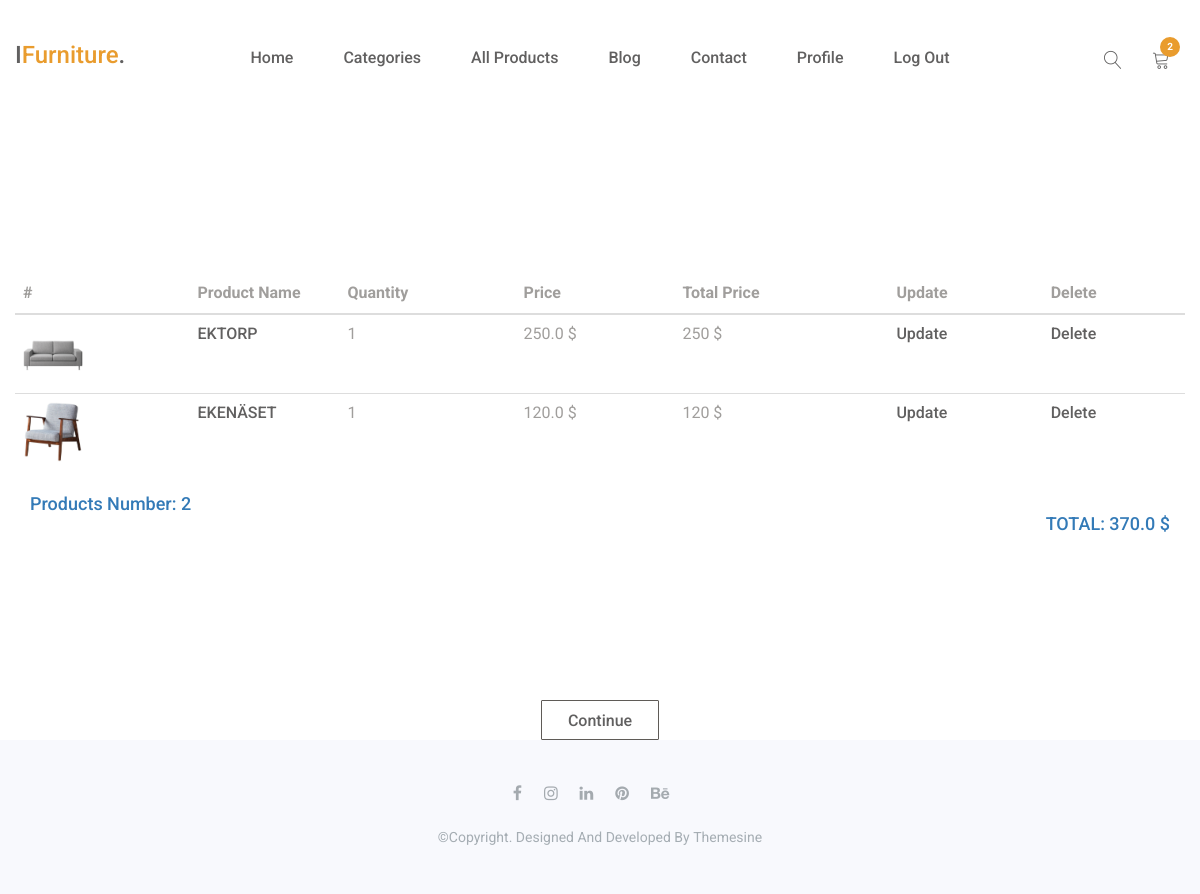
Before: /cart/ (signed in) with the older database file.
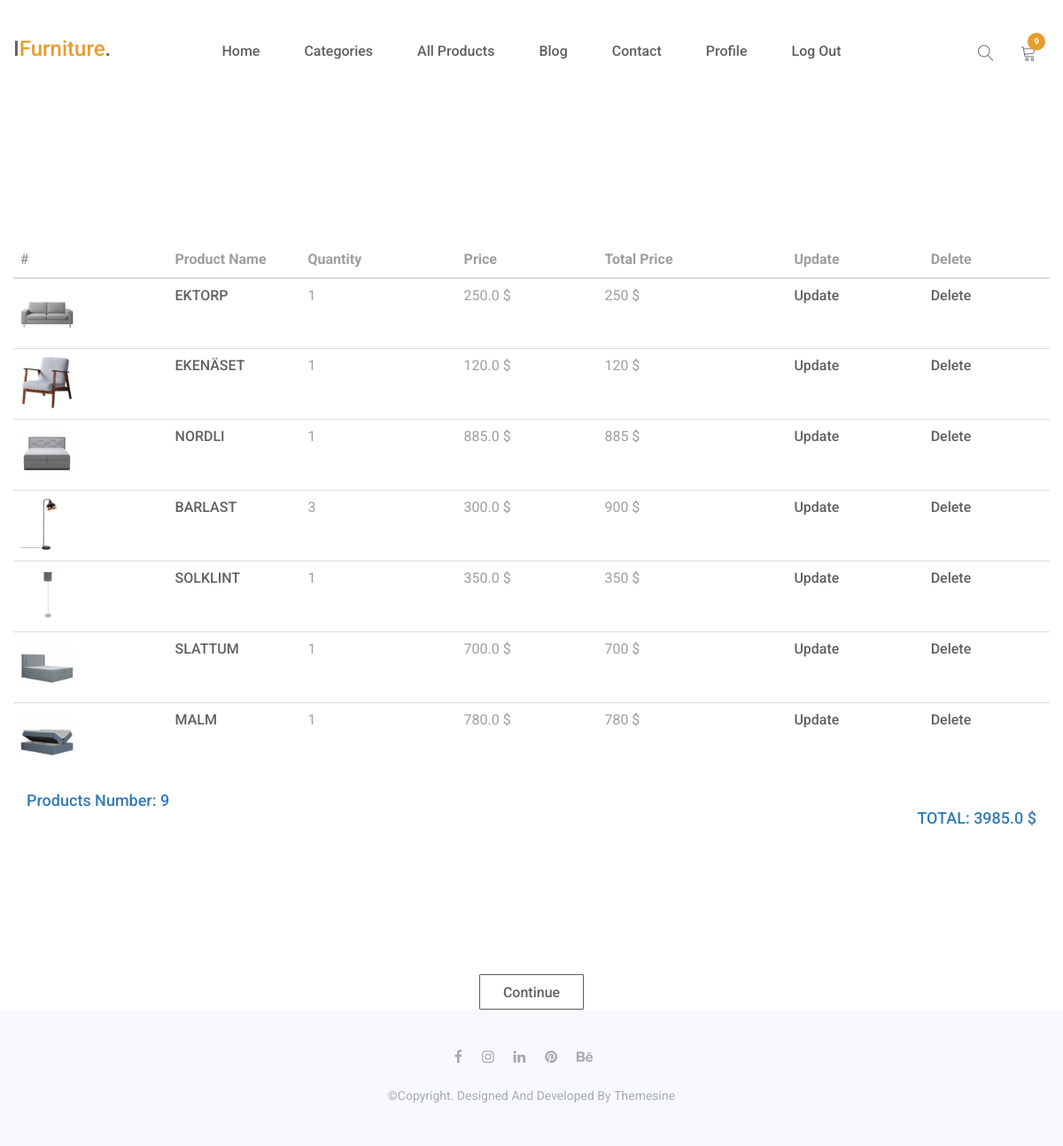
After: the same page with the newer database file.
### shoppingcart/models.py (models this page shows, shortened)
class Order(models.Model):
    user=models.ForeignKey(settings.AUTH_USER_MODEL,on_delete=models.SET_NULL,blank=True,null=True)
    date_ordered=models.DateTimeField(auto_now_add=True)
    complete=models.BooleanField(default=False)
    def get_total(self):
        products=self.orderitem_set.all()
        total_amount=sum([item.total() for item in products])
        return float(total_amount)
    def order_summary(self):
        products=self.orderitem_set.all()
        total_quantity=sum([item.quantity for item in products])
        return total_quantity

class OrderItem(models.Model):
    product=models.ForeignKey(Product,on_delete=models.CASCADE)
    order=models.ForeignKey(Order,on_delete=models.SET_NULL,blank=True,null=True)
    quantity=models.IntegerField(default=1)
    date_added=models.DateTimeField(auto_now_add=True)
    def total(self):
        return self.product.price*self.quantity
    def get_update_url(self):
        return reverse('item_update',kwargs={'pk':self.pk})
    def get_delete_url(self):
        return reverse('item_delete',kwargs={'pk':self.pk})

### onlinestore/models.py (models this page shows, shortened)
class Product(models.Model):
    name=models.CharField(max_length=256)
    description=models.TextField()
    date_added=models.DateField(auto_now_add=True)
    dimensions=models.CharField(max_length=128)
    weight=models.FloatField()
    image=models.ImageField(upload_to='product_images')
    price=models.FloatField()
    featured=models.BooleanField(default=False)
    reduced_price=models.BooleanField(default=False)
    new_price=models.FloatField(default=None)
    category=models.ForeignKey(Category,on_delete=models.CASCADE)
    tags=models.ManyToManyField(Tag)
    class Meta:
        ordering=['-date_added','name']
        get_latest_by='date_added'
    def get_absolute_url(self):
        return reverse('product_details',kwargs={'pk':self.pk})

### shoppingcart/views.py (the view)
class Cart(View):
    template_name='shoppingcart/cart_details.html'
    @method_decorator(login_required())
    def get(self,request):
        user=request.user
        order,created=Order.objects.get_or_create(user=user,complete=False)
        items=order.orderitem_set.all()
        total=order.get_total()
        number_of_products=sum([product.quantity for product in items])
        context={
            'product_list':items,
            'total':total,
            'total_number_of_products':number_of_products
        }
        return render(request,self.template_name,context=context)

### shoppingcart/context_procesor_file.py (called while the page is built)
def get_cart_items(request):
    user=request.user
    order=[]
    if user.is_authenticated:
        order=get_object_or_404(Order,user=user)
    cart_items=[]
    try:
        cart_items=order.orderitem_set.all()
    except:
        pass
    return {
        'order':order,
        'cart_items':cart_items
    }

### shoppingcart/templates/shoppingcart/cart_details.html (shortened to what this page needs)
{% extends parent_template|default:'shoppingcart/cart_base.html' %}
{% load static %}
{% block content %}
<br>
<br>
<br>
<br>
<br>
<br>
<div class="container" align="center">
				<div class="populer-products-content" align="center">
					<div class="row">
						<div class="col-md-16" align="center">
                          <table class="table" align="center">
                <thead align="center">
                  <tr>
                    <th scope="col">#</th>
                    <th scope="col">Product Name</th>
                    <th scope="col">Quantity</th>
                    <th scope="col">Price</th>
                    <th scope="col">Total Price</th>
                    <th scope="col">Update</th>
                    <th scope="col">Delete</th>
                  </tr>
                </thead>
                <tbody>
                {% for product in product_list %}
                  <tr>
                    <td data-src="{{product.product.image.url}}"><img
                             src="{{product.product.image.url}}" style="width:60px;" </img></td>
                    <td style="width:150px; height:80px; vertical-align:center"><a href="{{product.product.get_absolute_url}}"> {{product.product.name}}</a></td>
                    <td>{{product.quantity}}</td>
                    <td>{{product.product.price}} $</td>
                    <td>{% widthratio product.product.price 1 product.quantity %} $</td>
                    <td>
                        <button  style="height:20px; vertical-align:top ">
                            <a href="{{product.get_update_url}}" style="vertical-align:center;"> Update</a>
                        </button>
                    </td>
                      <td>
                        <button  style="height:20px; vertical-align:top ">
                            <a href="{{product.get_delete_url}}" style="vertical-align:center;"> Delete</a>
                        </button>
                    </td>
                  </tr>
                {% endfor %}
                </tbody>
                </table>
                        </div>
                    </div>
                </div>
</div>
<div class="container-fluid pt-7">
        <div class="container pt-7">
            <div class="row align-items-center">
                <div class="col-lg-3">
                    <h3 class="text text-primary mb-4" align="left">Products Number: {{total_number_of_products}}</h3>
                </div>
                 <div class="col-lg-12">
                    <h3 class="text text-primary mb-8" align="right">TOTAL: {{total}} $</h3>
                </div>
                <br>
                <br>
                <br>
                <br>
                 <div class="col-lg-12" align="center">
                    <button class="btn-cart welcome-add-cart populer-products-btn" style="center" >
                        <a href="{% url 'shipping' %}"> Continue</a>
                    </button>
                </div>
            </div>
        </div>
</div>
{% endblock content %}

### shoppingcart/templates/shoppingcart/cart_base.html
{% extends parent_template|default:'base.html'%}

### templates/base.html (shortened to what this page needs)
{% load static %}
<!doctype html>
<html class="no-js" lang="en">
    <head>
        <link rel="stylesheet" href="{% static 'assets/css/font-awesome.min.css' %}">
		<link rel="stylesheet" href="{% static 'assets/css/linearicons.css' %}">
        <link rel="stylesheet" href="{% static 'assets/css/animate.css' %}">
        <link rel="stylesheet" href="{% static 'assets/css/owl.carousel.min.css' %}">
		<link rel="stylesheet" href="{% static 'assets/css/owl.theme.default.min.css' %}">
        <link rel="stylesheet" href="{% static 'assets/css/bootstrap.min.css' %}">
		<link rel="stylesheet" href="{% static 'assets/css/bootsnav.css' %}" >
        <link rel="stylesheet" href="{% static 'assets/css/style.css' %}">
        <link rel="stylesheet" href="{% static 'assets/css/responsive.css' %}">
    </head>
	<body>
		<header id="home" class="welcome-hero">
			<div class="top-area">
				<div class="header-area">
				    <nav class="navbar navbar-default bootsnav  navbar-sticky navbar-scrollspy"  data-minus-value-desktop="70" data-minus-value-mobile="55" data-speed="1000">
				        <div class="container">
				            <div class="attr-nav">
				                <ul>
				                	<li class="search">
				                		<a href="#"><span class="lnr lnr-magnifier"></span></a>
				                	</li>
				                    <li class="dropdown">
				                        <a href="#" class="dropdown-toggle" data-toggle="dropdown" >
				                            <span class="lnr lnr-cart"></span>
												<span class="badge badge-bg-1">{{order.order_summary}}</span>
											</a>
				                    </li>
				                </ul>
				            </div>
				            <div class="navbar-header">
				                <a class="navbar-brand" href="index.html">I<span>Furniture</span>.</a>
				            </div>
				            <div class="collapse navbar-collapse menu-ui-design" id="navbar-menu">
				                <ul class="nav navbar-nav navbar-center" data-in="fadeInDown" data-out="fadeOutUp">
				                    <li class="nav_item"><a href="{% url 'general_view' %} ">home</a></li>
				                    <li class='nav-item'><a href="{% url 'category_list' %}">Categories</a></li>
				                    <li class="nav_item"><a href="{% url 'product_list' %}">All Products</a></li>
				                    <li class="nav_item"><a href="{% url 'post_list' %}">blog</a></li>
				                    <li class="nav_item"><a href="{% url 'contact' %}">contact</a></li>
									{% if user.is_authenticated %}
										<li class="nav_item"><a href="{% url 'dj-auth:profile_details' username=user.username %}">Profile</a></li>
										<li class="nav_item"><a href="{% url 'dj-auth:logout' %}">Log Out</a></li>
									{% else %}
										<li class="nav_link active"><a href="{% url 'dj-auth:login' %}?next={{request.path}}">Log In</a></li>
										<li class="nav_item"><a href="{% url 'dj-auth:signup'  %}">Register</a></li>
									{% endif %}
				                </ul>
				            </div>
				        </div>
				    </nav>
				</div>
			</div>
		</header>
{% block content %}{% endblock content %}
<footer id="footer"  class="footer">
    <div class="container">
        <div class="hm-footer-copyright text-center">
            <div class="footer-social">
                <a href="#"><i class="fa fa-facebook"></i></a>
                <a href="#"><i class="fa fa-instagram"></i></a>
                <a href="#"><i class="fa fa-linkedin"></i></a>
                <a href="#"><i class="fa fa-pinterest"></i></a>
                <a href="#"><i class="fa fa-behance"></i></a>
            </div>
            <p>
                &copy;copyright. designed and developed by <a href="https://www.themesine.com/">themesine</a>
            </p>
        </div>
    </div>
</footer>
    </body>
</html>

### static/assets/css/bootsnav.css (style rules this page uses)
nav.bootsnav .container { position: relative; }
nav.navbar.bootsnav { margin-bottom: 0; -moz-border-radius: 0px; -webkit-border-radius: 0px; -o-border-radius: 0px; border-radius: 0px; background-color: #fff; border: none; border-bottom: solid 1px #e0e0e0; z-index: 9; }
nav.navbar.bootsnav ul.nav > li > a { color: #6f6f6f; background-color: transparent; outline: none; margin-bottom: -2px; }
.attr-nav { float: right; display: inline-block; margin-left: 13px; margin-right: -15px; }
.attr-nav > ul { padding: 0; margin: 0 0 -7px 0; list-style: none; display: inline-block; }
.attr-nav > ul > li { float: left; display: block; }
.attr-nav > ul > li > a { color: #6f6f6f; display: block; padding: 28px 15px; position: relative; }
.attr-nav > ul > li > a span.badge { position: absolute; top: 50%; margin-top: -15px; right: 5px; font-size: 10px; padding: 0; width: 15px; height: 15px; padding-top: 2px; }
body { -webkit-transition: all 0.3s ease-in-out; -moz-transition: all 0.3s ease-in-out; -o-transition: all 0.3s ease-in-out; -ms-transition: all 0.3s ease-in-out; transition: all 0.3s ease-in-out; }
.wrap-sticky nav.navbar.bootsnav { position: absolute; width: 100%; left: 0; top: 0; }
@media (min-width: 1024px) { nav.navbar.bootsnav ul.nav > li > a { padding: 30px 15px; font-weight: 600; } }
@media (min-width: 1024px) { nav.navbar.bootsnav.menu-center .container { position: relative; } }
@media (min-width: 1024px) { nav.navbar.bootsnav.menu-center ul.nav.navbar-center { float:none; margin: 0 auto; display: table; table-layout: fixed; } }
@media (min-width: 1024px) { nav.navbar.bootsnav.menu-center .navbar-header, nav.navbar.bootsnav.menu-center .attr-nav { position: absolute; } }
@media (min-width: 1024px) { nav.navbar.bootsnav.menu-center .attr-nav { right: 15px; } }

Changed rows visible on the page:
computed for Order: order_summary "2" → "9"
added OrderItem: product.image (picture), product.name "NORDLI", quantity "1", product.price "885.0", product+quantity "885"
added OrderItem: product.image (picture), product.name "BARLAST", quantity "3", product.price "300.0", product+quantity "900"
added OrderItem: product.image (picture), product.name "SOLKLINT", quantity "1", product.price "350.0", product+quantity "350"
added OrderItem: product.image (picture), product.name "SLATTUM", quantity "1", product.price "700.0", product+quantity "700"
added OrderItem: product.image (picture), product.name "MALM", quantity "1", product.price "780.0", product+quantity "780"
Other visible differences:
{{ total_number_of_products }}: "2" → "9"
{{ total }}: "370.0" → "3985.0"
